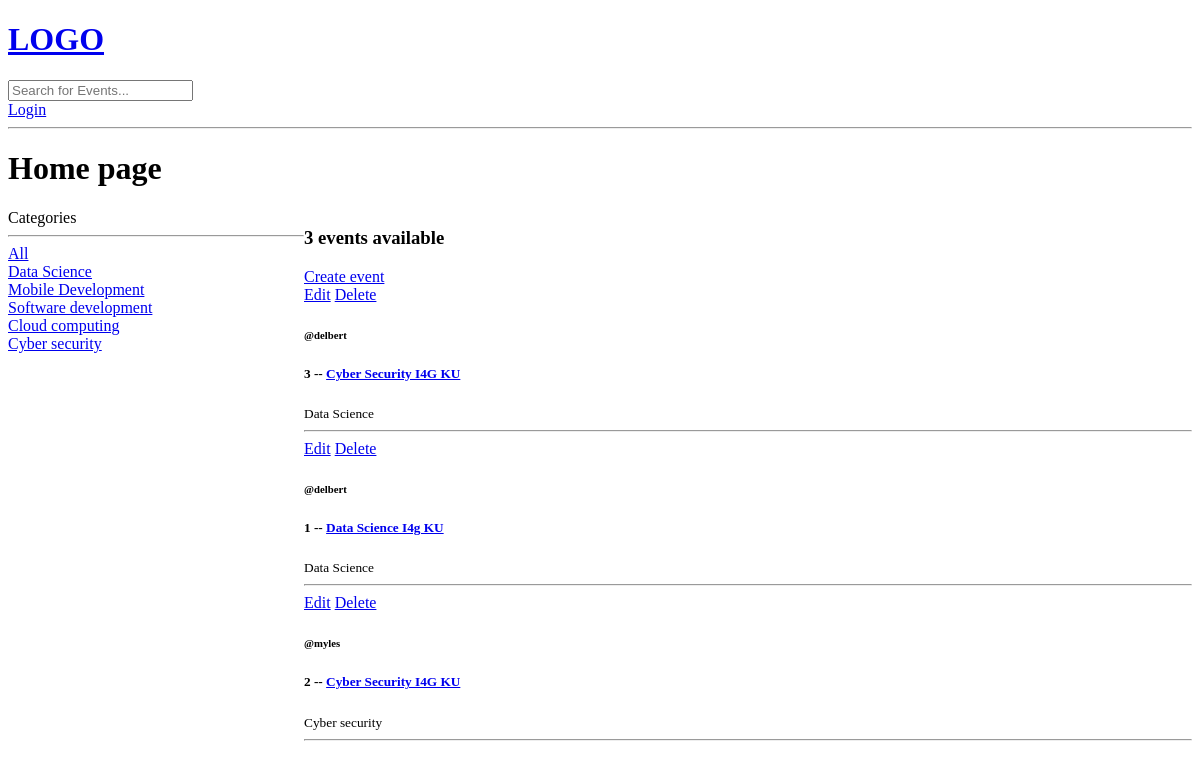
The app's page /, older data.
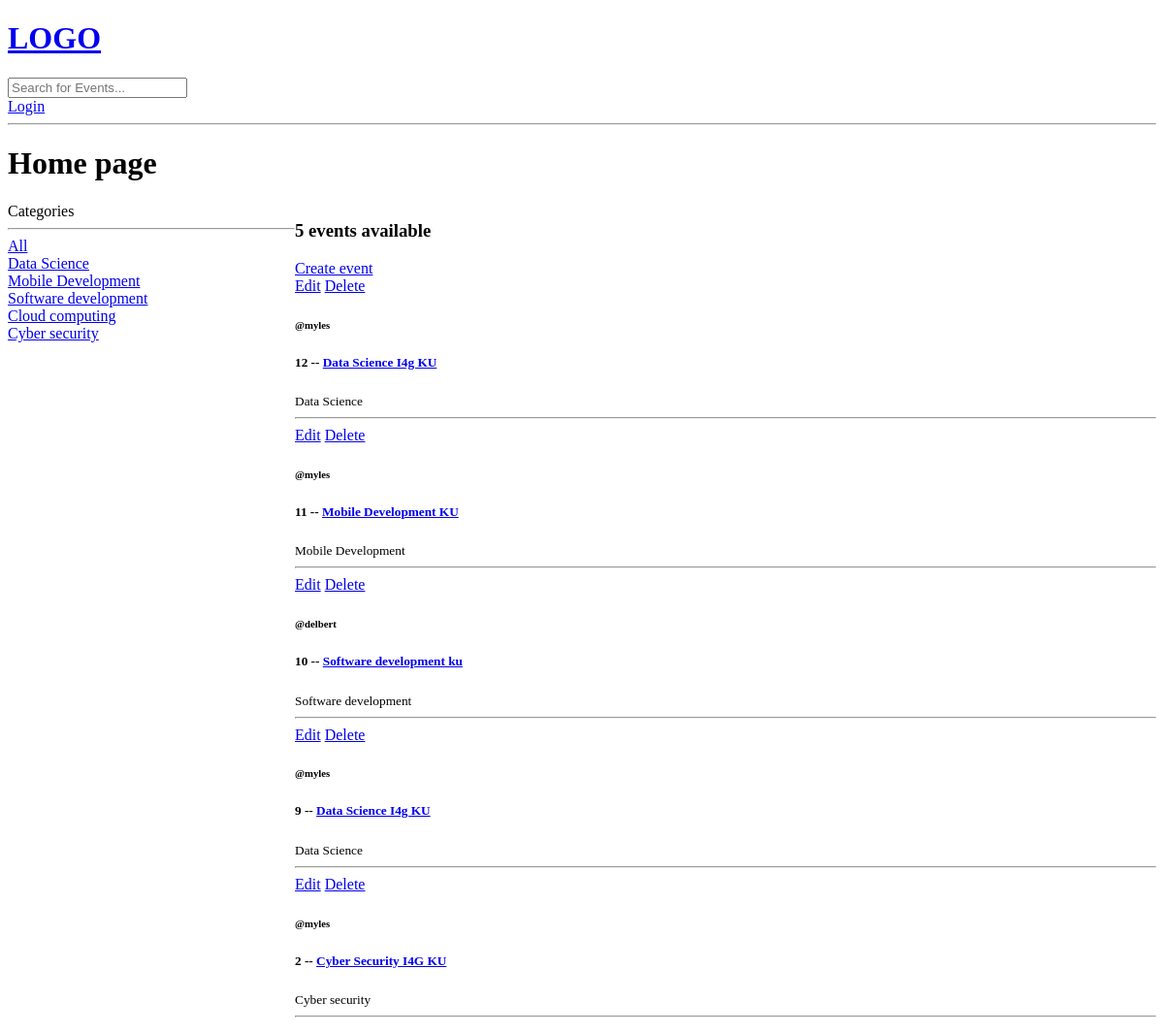
The same page, newer data.
### base/models.py (models this page shows, shortened)
class Topic(models.Model):
    name = models.CharField(max_length=100)

class Event(models.Model):
    host = models.ForeignKey(User, on_delete=models.SET_NULL, null=True)
    topic = models.ForeignKey(Topic, on_delete=models.SET_NULL, null=True)
    name = models.CharField(max_length=50)
    description = models.TextField(null=True, blank=True)
    updated = models.DateTimeField(auto_now=True)
    created = models.DateTimeField(auto_now_add=True)
    class Meta:
        ordering = ['-updated', '-created']

### base/views.py (the view)
# urls.py: path('', views.home, name="home"),
def home(request):
    events = Event.objects.all()
    topics = Topic.objects.all()
    q = request.GET.get('q') if request.GET.get('q') != None else '' #variable to query
    events = Event.objects.filter(Q(topic__name__icontains=q) | Q(name__icontains=q) | Q(host__username__icontains=q)) #Filters the events according to the topic name
    event_count = events.count()
    context = {'events': events, 'topics':topics, 'event_count':event_count}
    return render(request, 'base/home.html',context)

### base/templates/base/home.html (shortened to what this page needs)
{% extends 'main.html'  %}
{% block content  %}
<h1>Home page</h1>
<div class="home-container">
    <div>
        Categories
        <hr>
        <div>
            <a href="{% url 'home'%}">All</a>
        </div>
        {% for topic in topics%}
            <div>
                <a href="{% url 'home'%}?q={{topic.name}}">{{topic.name}}</a>
            </div>
        {% endfor %}
    </div>
    <div>
        <h3> {{event_count}} events available</h3>
        <a href="{% url 'create-event' %}">Create event</a>
    {% for event in events %}
    <div>
        <a href="{% url 'update-event' event.id%}">Edit</a>
        <a href="{% url 'delete-event' event.id %}">Delete</a>
        <h6>@{{event.host.username}}</h6>
        <h5> {{event.id}} -- <a href="{% url 'event' event.id %}"> {{event.name}}</a></h5>
        <small>{{event.topic.name}}</small>
        <hr>
    </div>
    {% endfor %}
    </div>
</div>
{%  endblock %}

### templates/main.html (shortened to what this page needs)
<!DOCTYPE html>
<html lang="en">
<head>
</head>
<body>
{% include 'nav.html'  %}
{% block content  %}
{%  endblock %}
</body>
</html>

### templates/nav.html
<a href="/">
    <h1>LOGO</h1>
</a>
<form action="{% url 'home' %}" method="get">
    <input type="text" name="q" placeholder="Search for Events...">
</form>
<a href="{% url 'login' %}">Login</a>
<hr>

### base/templates/base/home.html (style rules this page uses)
.home-container { display: grid; grid-template-columns: 1fr 3fr; }

Row changes from the older to the newer data that the page shows:
removed Event: host.username "delbert", id "3", name "Cyber Security I4G KU", topic.name "Data Science"
removed Event: host.username "delbert", id "1", name "Data Science I4g KU", topic.name "Data Science"
added Event: host.username "myles", id "12", name "Data Science I4g KU", topic.name "Data Science"
added Event: host.username "myles", id "11", name "Mobile Development KU", topic.name "Mobile Development"
added Event: host.username "delbert", id "10", name "Software development ku", topic.name "Software development"
added Event: host.username "myles", id "9", name "Data Science I4g KU", topic.name "Data Science"
Text that changed along with them:
{{ event_count }}: "3" → "5"
